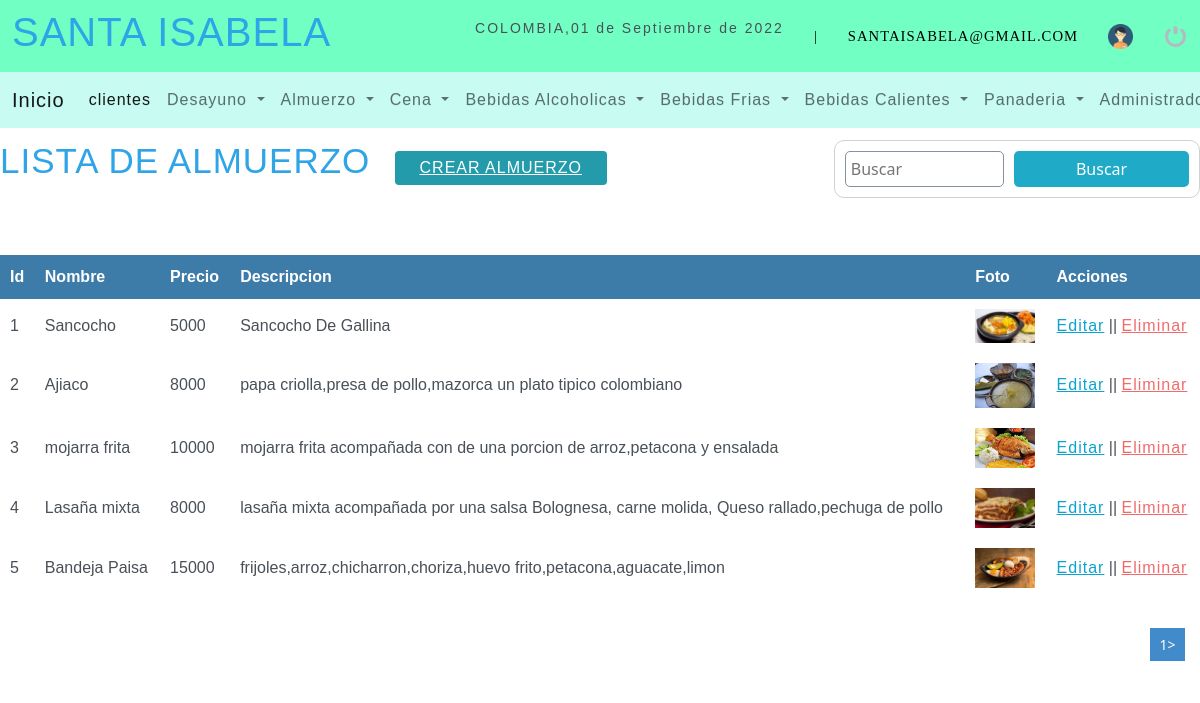
The app's page /sistema/Buscar_Almuerzo.php (signed in) with its own data.
### tables this page shows
CREATE TABLE `almuerzo` (
  `id_almuerzo` int(10) NOT NULL,
  `nombre` varchar(50) NOT NULL,
  `precio` int(10) NOT NULL,
  `descripcion` varchar(150) NOT NULL,
  `foto` varchar(300) NOT NULL,
  `estatus` int(11) NOT NULL DEFAULT '1'
);

### sistema/Buscar_Almuerzo.php (the view, shortened to what this page needs)
<?php
include '../conexion.php';
$busqueda=$_REQUEST["busqueda"];
?>
<!DOCTYPE html>
<html lang="es">
<head>
	<?php include "includes/scripts.php";?>
     <link rel="stylesheet" type="text/css" href="css/listar_administrador.css">
</head>
<body>
<?php include "includes/header.php";?>
	<section id="container">
    <h1>LISTA DE ALMUERZO</h1>
    <a href="Registro_Almuerzo.php" class="btn_new"> CREAR ALMUERZO</a>
    <form action="Buscar_Almuerzo.php" method="get" class="form-search">
        <input type="text" name="busqueda" id="busqueda" placeholder="Buscar" value="<?php echo $busqueda;?>">
        <input type="submit" value="Buscar" class="btn_search">
    </form>
    <table>
        <tr>
            <th>Id</th>
            <th>Nombre</th>
            <th>Precio</th>
            <th>Descripcion</th>
            <th>Foto</th>
            <th>Acciones</th>
         </tr>
         <?php
         $sql_register=mysqli_query($conexion,"SELECT COUNT(*) as total_registro FROM almuerzo WHERE (id_almuerzo LIKE '%$busqueda%' OR
         nombre LIKE '%$busqueda%' OR
         precio LIKE '%$busqueda%' OR
         descripcion LIKE '%$busqueda%')
         AND estatus=1");
         $result_register=mysqli_fetch_array($sql_register);
         $total_registro=$result_register['total_registro'];
         $por_pagina=10;
         if(empty($_GET['pagina']))
         {
             $pagina=1;
         }else{
             $pagina=$_GET['pagina'];
         }
         $desde=($pagina-1)*$por_pagina;
         $total_paginas=ceil($total_registro/$por_pagina);
         $query=mysqli_query($conexion,"SELECT id_almuerzo,nombre,precio,descripcion,foto FROM almuerzo WHERE
         (id_almuerzo LIKE '%$busqueda%' OR
          nombre LIKE '%$busqueda%' OR
          precio LIKE '%$busqueda%' OR
          descripcion LIKE '%$busqueda%')
         AND
         estatus=1 ORDER  BY id_almuerzo ASC LIMIT $desde,$por_pagina");
         $result=mysqli_num_rows($query);
         if($result >0){
             while($data=mysqli_fetch_array($query)){
                if($data['foto']!='img_producto.png'){
                    $foto='img/almuerzo/'.$data['foto'];
                }else{
                    $foto='img/'.$data['foto'];
                }
           ?>
         <tr>
             <td><?php echo $data["id_almuerzo"];?></td>
             <td><?php echo $data["nombre"];?></td>
             <td><?php echo $data["precio"];?></td>
             <td><?php echo $data["descripcion"];?></td>
             <td class="img_producto"><img   width="60px" src="<?php echo $foto;?>" alt="<?php echo $data["nombre"];?>"></td>
             <td>
                 <a  class="link_edit" href="Editar_Almuerzo.php?id=<?php echo $data["id_almuerzo"];?>">Editar</a>  ||
                 <a class="link_delete" href="Eliminar_Almuerzo.php?id=<?php echo $data["id_almuerzo"];?>">Eliminar</a>
             </td>
         </tr>
 <?php
        }
    }
    ?>
    </table>
    <div class="paginador">
        <ul>
        <?php
        for($i=1; $i <=$total_paginas; $i++){
            if($i==$pagina)
            {
                echo '<li class="pageSelected">'.$i.'></li>';
            }else{
                echo '<li><a href="?pagina='.$i.'">'.$i.'</a></li>';
            }
        }
        ?>
        </ul>
    </div>
	</section>
</body>
</html>

### sistema/css/header.css (style rules this page uses)
* { margin: 0; padding: 0; box-sizing: border-box; }
body { background: #ededed; }
h1, h2, h3, h4, h5, h6 { font-family: 'arial'; font-weight: bold; letter-spacing: 1px; }
h1 { font-size: 26px; }
a { text-decoration: none; font-family: arial; letter-spacing: 1px; }

### sistema/css/registrar.css (style rules this page uses)
* { margin:0px; padding: 0px; box-sizing:border-box; }
form { background:#fff ; margin:auto ; padding: 20px 50px; border: 1px solid #d1d1d1; }
input,select { display: block; width: 100%; font-size: 11pt; padding: 5px; border: 1px solid #85929e; border-radius: 5px; }

### sistema/css/listar_administrador.css (style rules this page uses)
* { margin: 0; padding: 0; box-sizing: border-box; }
#container h1 { margin-top: 140px; font-size:35px ; display: inline-block; }
.btn_new { display: inline-block; background: #239baa; color: #fff; padding: 5px 25px; border-radius: 4px; margin: 20px; }
table { margin-top: 50px; border-collapse: collapse; font-size: 12pt; font-family: 'arial'; width: 100%; }
table th { text-align: left; padding: 10px; background: #3d7ba8; color:#fff; }
table tr:nth-child(odd) { background: #fff; }
table td { padding: 10px; }
.link_edit { color: #0ca4ce; }
.link_delete { color: #f26b6b; }
.paginador ul { padding: 15px; list-style: none; background: #fff; margin-top: 15px; display: -webkit-flex; display: -moz-flex; display: -ms-flex; display: -o-flex; display: flex; justify-content: flex-end; }
.paginador a,.pageSelected { color: #428bca; border: 1px solid #ddd; padding: 5px; display: inline-block; font-size: 14px; text-align: center; width: 35px; }
.pageSelected { color: #fff; background: #428bca; border: 1px solid #428bca; }
.form-search { margin-top: 140px; display: -webkit-flex; display: -moz-flex; display: -ms-flex; display: -o-flex; display: flex; float: right; background: initial; padding: 10px; border-radius: 10px; }
.form-search .btn_search { background: #1faac8; color: #fff; padding: 0 20px; border: 0; cursor: pointer; margin-left: 10px; }
.img_producto img { width: 60px; height: auto; margin: auto; }

### sistema/css/eliminar_administrador.css (style rules this page uses)
* { margin:0px; padding: 0px; box-sizing:border-box; }

### records on screen
almuerzo: id_almuerzo "1", nombre "Sancocho", precio "5000", descripcion "Sancocho De Gallina", foto (picture)
almuerzo: id_almuerzo "2", nombre "Ajiaco", precio "8000", descripcion "papa criolla,presa de pollo,mazorca un plato tipico colombiano", foto (picture)
almuerzo: id_almuerzo "3", nombre "mojarra frita", precio "10000", descripcion "mojarra frita acompañada con de una porcion de arroz,petacona y ensalada", foto (picture)
almuerzo: id_almuerzo "4", nombre "Lasaña mixta", precio "8000", descripcion "lasaña mixta acompañada por una salsa Bolognesa, carne molida, Queso rallado,pechuga de pollo", foto (picture)
almuerzo: id_almuerzo "5", nombre "Bandeja Paisa", precio "15000", descripcion "frijoles,arroz,chicharron,choriza,huevo frito,petacona,aguacate,limon", foto (picture)

### other values on screen
fechac() "01 de Septiembre de 2022"
$_SESSION['correo'] "SANTAISABELA@GMAIL.COM"
